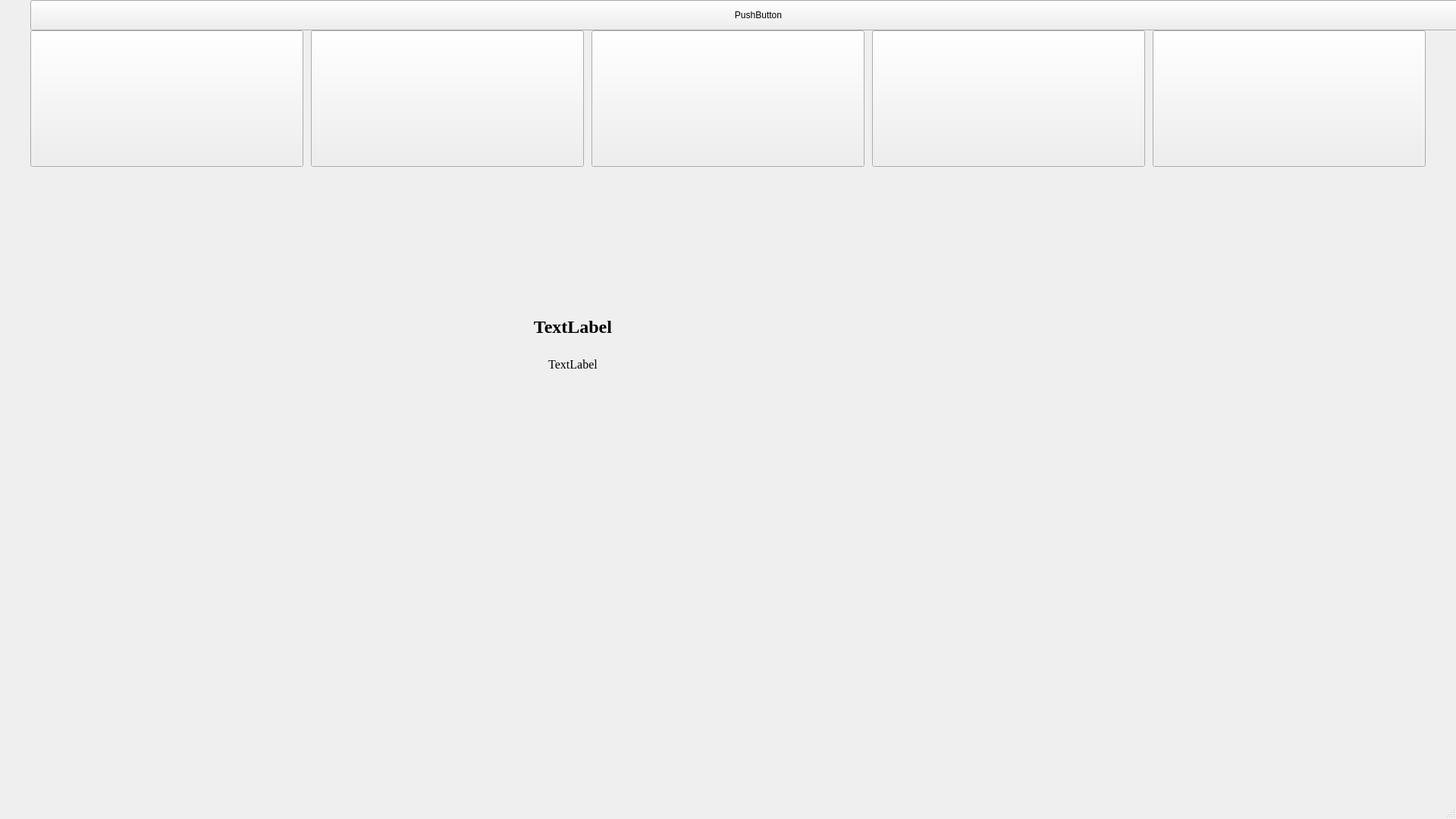
<?xml version="1.0" encoding="UTF-8"?>
<ui version="4.0">
 <class>MainWindow1</class>
 <widget class="QMainWindow" name="MainWindow1">
  <property name="geometry">
   <rect>
    <x>0</x>
    <y>0</y>
    <width>1920</width>
    <height>1080</height>
   </rect>
  </property>
  <property name="windowTitle">
   <string>MainWindow</string>
  </property>
  <widget class="QWidget" name="centralwidget">
   <widget class="QPushButton" name="pushButtonImageHDMovie">
    <property name="geometry">
     <rect>
      <x>1150</x>
      <y>40</y>
      <width>360</width>
      <height>180</height>
     </rect>
    </property>
    <property name="text">
     <string/>
    </property>
    <property name="icon">
     <iconset resource="res.qrc">
      <normaloff>:/bds_UIs/hdmovies.PNG</normaloff>:/bds_UIs/hdmovies.PNG</iconset>
    </property>
    <property name="iconSize">
     <size>
      <width>360</width>
      <height>180</height>
     </size>
    </property>
   </widget>
   <widget class="QLabel" name="labelItemDescription_3">
    <property name="geometry">
     <rect>
      <x>660</x>
      <y>460</y>
      <width>191</width>
      <height>41</height>
     </rect>
    </property>
    <property name="font">
     <font>
      <family>Times New Roman</family>
      <pointsize>12</pointsize>
     </font>
    </property>
    <property name="text">
     <string>TextLabel</string>
    </property>
    <property name="alignment">
     <set>Qt::AlignCenter</set>
    </property>
   </widget>
   <widget class="QPushButton" name="pushButtonWeather">
    <property name="geometry">
     <rect>
      <x>780</x>
      <y>40</y>
      <width>360</width>
      <height>180</height>
     </rect>
    </property>
    <property name="text">
     <string/>
    </property>
    <property name="icon">
     <iconset resource="res.qrc">
      <normaloff>:/bds_UIs/weather.PNG</normaloff>:/bds_UIs/weather.PNG</iconset>
    </property>
    <property name="iconSize">
     <size>
      <width>360</width>
      <height>180</height>
     </size>
    </property>
   </widget>
   <widget class="QPushButton" name="pushButtonPandora">
    <property name="geometry">
     <rect>
      <x>40</x>
      <y>40</y>
      <width>360</width>
      <height>180</height>
     </rect>
    </property>
    <property name="text">
     <string/>
    </property>
    <property name="icon">
     <iconset resource="res.qrc">
      <normaloff>:/bds_UIs/pandora.PNG</normaloff>:/bds_UIs/pandora.PNG</iconset>
    </property>
    <property name="iconSize">
     <size>
      <width>360</width>
      <height>180</height>
     </size>
    </property>
   </widget>
   <widget class="QPushButton" name="pushButtonUp">
    <property name="geometry">
     <rect>
      <x>40</x>
      <y>0</y>
      <width>1920</width>
      <height>40</height>
     </rect>
    </property>
    <property name="text">
     <string>PushButton</string>
    </property>
    <property name="icon">
     <iconset resource="res.qrc">
      <normaloff>:/bds_UIs/up.PNG</normaloff>:/bds_UIs/up.PNG</iconset>
    </property>
   </widget>
   <widget class="QPushButton" name="pushButtonWifi">
    <property name="geometry">
     <rect>
      <x>1520</x>
      <y>40</y>
      <width>360</width>
      <height>180</height>
     </rect>
    </property>
    <property name="text">
     <string/>
    </property>
    <property name="icon">
     <iconset resource="res.qrc">
      <normaloff>:/bds_UIs/wifi.PNG</normaloff>:/bds_UIs/wifi.PNG</iconset>
    </property>
    <property name="iconSize">
     <size>
      <width>360</width>
      <height>180</height>
     </size>
    </property>
   </widget>
   <widget class="QLabel" name="labelItemName_3">
    <property name="geometry">
     <rect>
      <x>700</x>
      <y>410</y>
      <width>111</width>
      <height>41</height>
     </rect>
    </property>
    <property name="font">
     <font>
      <family>Times New Roman</family>
      <pointsize>18</pointsize>
      <weight>75</weight>
      <bold>true</bold>
     </font>
    </property>
    <property name="text">
     <string>TextLabel</string>
    </property>
    <property name="alignment">
     <set>Qt::AlignCenter</set>
    </property>
   </widget>
   <widget class="QPushButton" name="pushButtonChrome">
    <property name="geometry">
     <rect>
      <x>410</x>
      <y>40</y>
      <width>360</width>
      <height>180</height>
     </rect>
    </property>
    <property name="text">
     <string/>
    </property>
    <property name="icon">
     <iconset resource="res.qrc">
      <normaloff>:/bds_UIs/chrome.PNG</normaloff>:/bds_UIs/chrome.PNG</iconset>
    </property>
    <property name="iconSize">
     <size>
      <width>360</width>
      <height>180</height>
     </size>
    </property>
   </widget>
  </widget>
  <widget class="QMenuBar" name="menubar">
   <property name="geometry">
    <rect>
     <x>0</x>
     <y>0</y>
     <width>1920</width>
     <height>20</height>
    </rect>
   </property>
  </widget>
  <widget class="QStatusBar" name="statusbar"/>
 </widget>
 <resources>
  <include location="res.qrc"/>
 </resources>
 <connections/>
</ui>
